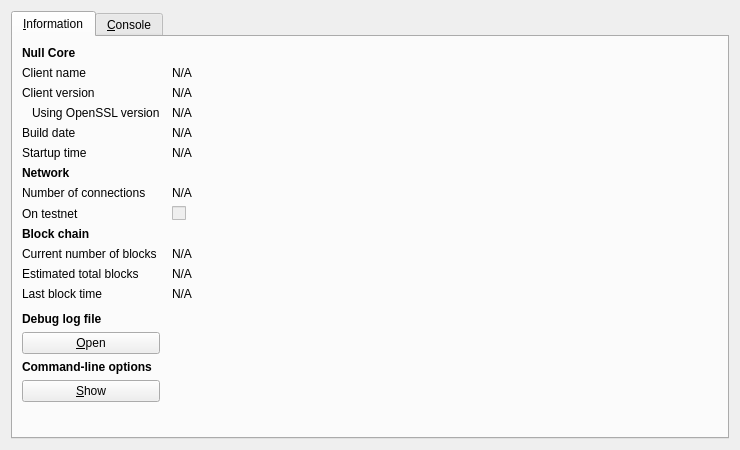
<?xml version="1.0" encoding="UTF-8"?>
<ui version="4.0">
 <class>RPCConsole</class>
 <widget class="QDialog" name="RPCConsole">
  <property name="geometry">
   <rect>
    <x>0</x>
    <y>0</y>
    <width>740</width>
    <height>450</height>
   </rect>
  </property>
  <property name="windowTitle">
   <string>Null - Debug window</string>
  </property>
  <layout class="QVBoxLayout" name="verticalLayout_2">
   <item>
    <widget class="QTabWidget" name="tabWidget">
     <property name="currentIndex">
      <number>0</number>
     </property>
     <widget class="QWidget" name="tab_info">
      <attribute name="title">
       <string>&amp;Information</string>
      </attribute>
      <layout class="QGridLayout" name="gridLayout" columnstretch="0,1">
       <property name="horizontalSpacing">
        <number>12</number>
       </property>
       <item row="0" column="0">
        <widget class="QLabel" name="label_9">
         <property name="font">
          <font>
           <weight>75</weight>
           <bold>true</bold>
          </font>
         </property>
         <property name="text">
          <string>Null Core</string>
         </property>
        </widget>
       </item>
       <item row="1" column="0">
        <widget class="QLabel" name="label_5">
         <property name="text">
          <string>Client name</string>
         </property>
        </widget>
       </item>
       <item row="1" column="1">
        <widget class="QLabel" name="clientName">
         <property name="cursor">
          <cursorShape>IBeamCursor</cursorShape>
         </property>
         <property name="text">
          <string>N/A</string>
         </property>
         <property name="textFormat">
          <enum>Qt::PlainText</enum>
         </property>
         <property name="textInteractionFlags">
          <set>Qt::LinksAccessibleByMouse|Qt::TextSelectableByKeyboard|Qt::TextSelectableByMouse</set>
         </property>
        </widget>
       </item>
       <item row="2" column="0">
        <widget class="QLabel" name="label_6">
         <property name="text">
          <string>Client version</string>
         </property>
        </widget>
       </item>
       <item row="2" column="1">
        <widget class="QLabel" name="clientVersion">
         <property name="cursor">
          <cursorShape>IBeamCursor</cursorShape>
         </property>
         <property name="text">
          <string>N/A</string>
         </property>
         <property name="textFormat">
          <enum>Qt::PlainText</enum>
         </property>
         <property name="textInteractionFlags">
          <set>Qt::LinksAccessibleByMouse|Qt::TextSelectableByKeyboard|Qt::TextSelectableByMouse</set>
         </property>
        </widget>
       </item>
       <item row="3" column="0">
        <widget class="QLabel" name="label_14">
         <property name="text">
          <string>Using OpenSSL version</string>
         </property>
         <property name="indent">
          <number>10</number>
         </property>
        </widget>
       </item>
       <item row="3" column="1">
        <widget class="QLabel" name="openSSLVersion">
         <property name="cursor">
          <cursorShape>IBeamCursor</cursorShape>
         </property>
         <property name="text">
          <string>N/A</string>
         </property>
         <property name="textFormat">
          <enum>Qt::PlainText</enum>
         </property>
         <property name="textInteractionFlags">
          <set>Qt::LinksAccessibleByMouse|Qt::TextSelectableByKeyboard|Qt::TextSelectableByMouse</set>
         </property>
        </widget>
       </item>
       <item row="4" column="0">
        <widget class="QLabel" name="label_12">
         <property name="text">
          <string>Build date</string>
         </property>
        </widget>
       </item>
       <item row="4" column="1">
        <widget class="QLabel" name="buildDate">
         <property name="cursor">
          <cursorShape>IBeamCursor</cursorShape>
         </property>
         <property name="text">
          <string>N/A</string>
         </property>
         <property name="textFormat">
          <enum>Qt::PlainText</enum>
         </property>
         <property name="textInteractionFlags">
          <set>Qt::LinksAccessibleByMouse|Qt::TextSelectableByKeyboard|Qt::TextSelectableByMouse</set>
         </property>
        </widget>
       </item>
       <item row="5" column="0">
        <widget class="QLabel" name="label_13">
         <property name="text">
          <string>Startup time</string>
         </property>
        </widget>
       </item>
       <item row="5" column="1">
        <widget class="QLabel" name="startupTime">
         <property name="cursor">
          <cursorShape>IBeamCursor</cursorShape>
         </property>
         <property name="text">
          <string>N/A</string>
         </property>
         <property name="textFormat">
          <enum>Qt::PlainText</enum>
         </property>
         <property name="textInteractionFlags">
          <set>Qt::LinksAccessibleByMouse|Qt::TextSelectableByKeyboard|Qt::TextSelectableByMouse</set>
         </property>
        </widget>
       </item>
       <item row="6" column="0">
        <widget class="QLabel" name="label_11">
         <property name="font">
          <font>
           <weight>75</weight>
           <bold>true</bold>
          </font>
         </property>
         <property name="text">
          <string>Network</string>
         </property>
        </widget>
       </item>
       <item row="7" column="0">
        <widget class="QLabel" name="label_7">
         <property name="text">
          <string>Number of connections</string>
         </property>
        </widget>
       </item>
       <item row="7" column="1">
        <widget class="QLabel" name="numberOfConnections">
         <property name="cursor">
          <cursorShape>IBeamCursor</cursorShape>
         </property>
         <property name="text">
          <string>N/A</string>
         </property>
         <property name="textFormat">
          <enum>Qt::PlainText</enum>
         </property>
         <property name="textInteractionFlags">
          <set>Qt::LinksAccessibleByMouse|Qt::TextSelectableByKeyboard|Qt::TextSelectableByMouse</set>
         </property>
        </widget>
       </item>
       <item row="8" column="0">
        <widget class="QLabel" name="label_8">
         <property name="text">
          <string>On testnet</string>
         </property>
        </widget>
       </item>
       <item row="8" column="1">
        <widget class="QCheckBox" name="isTestNet">
         <property name="enabled">
          <bool>false</bool>
         </property>
         <property name="text">
          <string/>
         </property>
        </widget>
       </item>
       <item row="9" column="0">
        <widget class="QLabel" name="label_10">
         <property name="font">
          <font>
           <weight>75</weight>
           <bold>true</bold>
          </font>
         </property>
         <property name="text">
          <string>Block chain</string>
         </property>
        </widget>
       </item>
       <item row="10" column="0">
        <widget class="QLabel" name="label_3">
         <property name="text">
          <string>Current number of blocks</string>
         </property>
        </widget>
       </item>
       <item row="10" column="1">
        <widget class="QLabel" name="numberOfBlocks">
         <property name="cursor">
          <cursorShape>IBeamCursor</cursorShape>
         </property>
         <property name="text">
          <string>N/A</string>
         </property>
         <property name="textFormat">
          <enum>Qt::PlainText</enum>
         </property>
         <property name="textInteractionFlags">
          <set>Qt::LinksAccessibleByMouse|Qt::TextSelectableByKeyboard|Qt::TextSelectableByMouse</set>
         </property>
        </widget>
       </item>
       <item row="11" column="0">
        <widget class="QLabel" name="label_4">
         <property name="text">
          <string>Estimated total blocks</string>
         </property>
        </widget>
       </item>
       <item row="11" column="1">
        <widget class="QLabel" name="totalBlocks">
         <property name="cursor">
          <cursorShape>IBeamCursor</cursorShape>
         </property>
         <property name="text">
          <string>N/A</string>
         </property>
         <property name="textFormat">
          <enum>Qt::PlainText</enum>
         </property>
         <property name="textInteractionFlags">
          <set>Qt::LinksAccessibleByMouse|Qt::TextSelectableByKeyboard|Qt::TextSelectableByMouse</set>
         </property>
        </widget>
       </item>
       <item row="12" column="0">
        <widget class="QLabel" name="label_2">
         <property name="text">
          <string>Last block time</string>
         </property>
        </widget>
       </item>
       <item row="12" column="1">
        <widget class="QLabel" name="lastBlockTime">
         <property name="cursor">
          <cursorShape>IBeamCursor</cursorShape>
         </property>
         <property name="text">
          <string>N/A</string>
         </property>
         <property name="textFormat">
          <enum>Qt::PlainText</enum>
         </property>
         <property name="textInteractionFlags">
          <set>Qt::LinksAccessibleByMouse|Qt::TextSelectableByKeyboard|Qt::TextSelectableByMouse</set>
         </property>
        </widget>
       </item>
       <item row="13" column="0">
        <spacer name="verticalSpacer_2">
         <property name="orientation">
          <enum>Qt::Vertical</enum>
         </property>
         <property name="sizeHint" stdset="0">
          <size>
           <width>20</width>
           <height>20</height>
          </size>
         </property>
        </spacer>
       </item>
       <item row="14" column="0">
        <widget class="QLabel" name="labelDebugLogfile">
         <property name="font">
          <font>
           <weight>75</weight>
           <bold>true</bold>
          </font>
         </property>
         <property name="text">
          <string>Debug log file</string>
         </property>
        </widget>
       </item>
       <item row="15" column="0">
        <widget class="QPushButton" name="openDebugLogfileButton">
         <property name="toolTip">
          <string>Open the Null debug log file from the current data directory. This can take a few seconds for large log files.</string>
         </property>
         <property name="text">
          <string>&amp;Open</string>
         </property>
         <property name="autoDefault">
          <bool>false</bool>
         </property>
        </widget>
       </item>
       <item row="16" column="0">
        <widget class="QLabel" name="labelCLOptions">
         <property name="font">
          <font>
           <weight>75</weight>
           <bold>true</bold>
          </font>
         </property>
         <property name="text">
          <string>Command-line options</string>
         </property>
        </widget>
       </item>
       <item row="17" column="0">
        <widget class="QPushButton" name="showCLOptionsButton">
         <property name="toolTip">
          <string>Show the Null-Qt help message to get a list with possible Null command-line options.</string>
         </property>
         <property name="text">
          <string>&amp;Show</string>
         </property>
         <property name="autoDefault">
          <bool>false</bool>
         </property>
        </widget>
       </item>
       <item row="18" column="0">
        <spacer name="verticalSpacer">
         <property name="orientation">
          <enum>Qt::Vertical</enum>
         </property>
         <property name="sizeHint" stdset="0">
          <size>
           <width>20</width>
           <height>40</height>
          </size>
         </property>
        </spacer>
       </item>
      </layout>
     </widget>
     <widget class="QWidget" name="tab_console">
      <attribute name="title">
       <string>&amp;Console</string>
      </attribute>
      <layout class="QVBoxLayout" name="verticalLayout_3">
       <property name="spacing">
        <number>3</number>
       </property>
       <item>
        <widget class="QTextEdit" name="messagesWidget">
         <property name="minimumSize">
          <size>
           <width>0</width>
           <height>100</height>
          </size>
         </property>
         <property name="readOnly">
          <bool>true</bool>
         </property>
         <property name="tabKeyNavigation" stdset="0">
          <bool>false</bool>
         </property>
         <property name="columnCount" stdset="0">
          <number>2</number>
         </property>
        </widget>
       </item>
       <item>
        <layout class="QHBoxLayout" name="horizontalLayout">
         <property name="spacing">
          <number>3</number>
         </property>
         <item>
          <widget class="QLabel" name="label">
           <property name="text">
            <string notr="true">&gt;</string>
           </property>
          </widget>
         </item>
         <item>
          <widget class="QLineEdit" name="lineEdit"/>
         </item>
         <item>
          <widget class="QPushButton" name="clearButton">
           <property name="maximumSize">
            <size>
             <width>24</width>
             <height>24</height>
            </size>
           </property>
           <property name="toolTip">
            <string>Clear console</string>
           </property>
           <property name="text">
            <string/>
           </property>
           <property name="icon">
            <iconset resource="../bitcoin.qrc">
             <normaloff>:/icons/remove</normaloff>:/icons/remove</iconset>
           </property>
           <property name="shortcut">
            <string notr="true">Ctrl+L</string>
           </property>
           <property name="autoDefault">
            <bool>false</bool>
           </property>
          </widget>
         </item>
        </layout>
       </item>
      </layout>
     </widget>
    </widget>
   </item>
  </layout>
 </widget>
 <resources>
  <include location="../bitcoin.qrc"/>
 </resources>
 <connections/>
</ui>
